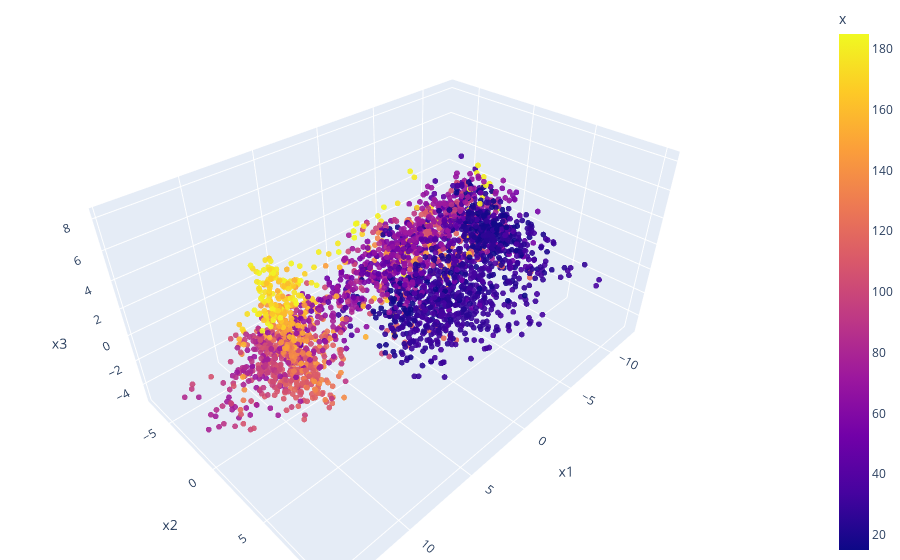

The code cell stored with this chart in its notebook:
### Code cell
pca = PCA(n_components=3, svd_solver='full')
pca_embedding = pca.fit_transform(parsedData)
pca_embedding = pca_embedding[:,0:3]

df = pd.DataFrame(pca_embedding, columns=['x1', 'x2', 'x3'])
df["x"] = data.x
df["lap"] = data.lap

fig = px.scatter_3d(df, x='x1', y='x2', z='x3', color='x', opacity=0.9, title="PCA")
fig.update_traces(marker_size=2)

# tight layout
fig.update_layout(margin=dict(l=0, r=0, b=0, t=0))
fig.show()

### Figure 1 — Plotly figure (JSON) as saved in the notebook; plotly's stock layout.template omitted (floating-point values rounded to 4 significant figures; data arrays with more than 128 entries replaced by an {"elided": "..."} marker saying what was removed)
{"data": [{"hovertemplate": "x1=%{x}<br>x2=%{y}<br>x3=%{z}<br>x=%{marker.color}<extra></extra>", "legendgroup": "", "marker": {"color": {"elided": "2862 float values"}, "coloraxis": "coloraxis", "opacity": 0.9, "size": 2, "symbol": "circle"}, "mode": "markers", "name": "", "scene": "scene", "showlegend": false, "type": "scatter3d", "x": {"elided": "2862 float values"}, "y": {"elided": "2862 float values"}, "z": {"elided": "2862 float values"}}], "layout": {"coloraxis": {"colorbar": {"title": {"text": "x"}}, "colorscale": [[0, "#0d0887"], [0.1111, "#46039f"], [0.2222, "#7201a8"], [0.3333, "#9c179e"], [0.4444, "#bd3786"], [0.5556, "#d8576b"], [0.6667, "#ed7953"], [0.7778, "#fb9f3a"], [0.8889, "#fdca26"], [1, "#f0f921"]]}, "legend": {"tracegroupgap": 0}, "margin": {"b": 0, "l": 0, "r": 0, "t": 0}, "scene": {"domain": {"x": [0, 1], "y": [0, 1]}, "xaxis": {"title": {"text": "x1"}}, "yaxis": {"title": {"text": "x2"}}, "zaxis": {"title": {"text": "x3"}}}, "title": {"text": "PCA"}}}
